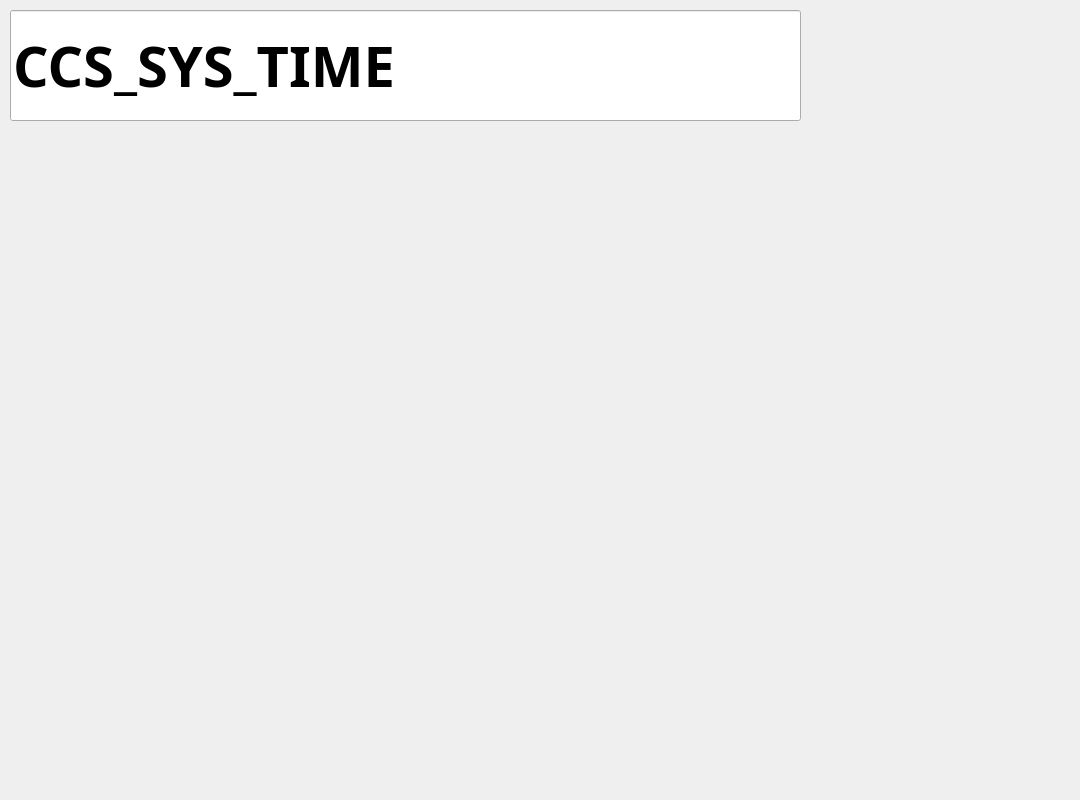
<ui version="4.0" >
 <class>Form</class>
 <widget class="QWidget" name="Form" >
  <property name="geometry" >
   <rect>
    <x>0</x>
    <y>0</y>
    <width>1080</width>
    <height>800</height>
   </rect>
  </property>
  <property name="sizePolicy" >
   <sizepolicy vsizetype="Preferred" hsizetype="Preferred" >
    <horstretch>0</horstretch>
    <verstretch>0</verstretch>
   </sizepolicy>
  </property>
  <property name="minimumSize" >
   <size>
    <width>900</width>
    <height>700</height>
   </size>
  </property>
  <property name="maximumSize" >
   <size>
    <width>1080</width>
    <height>800</height>
   </size>
  </property>
  <property name="palette" >
   <palette>
    <active>
     <colorrole role="WindowText" >
      <brush brushstyle="SolidPattern" >
       <color alpha="255" >
        <red>50</red>
        <green>50</green>
        <blue>50</blue>
       </color>
      </brush>
     </colorrole>
     <colorrole role="Shadow" >
      <brush brushstyle="SolidPattern" >
       <color alpha="255" >
        <red>150</red>
        <green>150</green>
        <blue>150</blue>
       </color>
      </brush>
     </colorrole>
    </active>
    <inactive>
     <colorrole role="WindowText" >
      <brush brushstyle="SolidPattern" >
       <color alpha="255" >
        <red>50</red>
        <green>50</green>
        <blue>50</blue>
       </color>
      </brush>
     </colorrole>
     <colorrole role="Shadow" >
      <brush brushstyle="SolidPattern" >
       <color alpha="255" >
        <red>150</red>
        <green>150</green>
        <blue>150</blue>
       </color>
      </brush>
     </colorrole>
    </inactive>
    <disabled>
     <colorrole role="WindowText" >
      <brush brushstyle="SolidPattern" >
       <color alpha="255" >
        <red>128</red>
        <green>128</green>
        <blue>128</blue>
       </color>
      </brush>
     </colorrole>
     <colorrole role="Shadow" >
      <brush brushstyle="SolidPattern" >
       <color alpha="255" >
        <red>150</red>
        <green>150</green>
        <blue>150</blue>
       </color>
      </brush>
     </colorrole>
    </disabled>
   </palette>
  </property>
  <property name="font" >
   <font>
    <pointsize>12</pointsize>
   </font>
  </property>
  <property name="windowTitle" >
   <string>Form</string>
  </property>
  <widget class="CALineEdit" name="caLineEdit_63" >
   <property name="geometry" >
    <rect>
     <x>10</x>
     <y>10</y>
     <width>791</width>
     <height>111</height>
    </rect>
   </property>
   <property name="sizePolicy" >
    <sizepolicy vsizetype="Preferred" hsizetype="Preferred" >
     <horstretch>0</horstretch>
     <verstretch>0</verstretch>
    </sizepolicy>
   </property>
   <property name="minimumSize" >
    <size>
     <width>0</width>
     <height>30</height>
    </size>
   </property>
   <property name="font" >
    <font>
     <family>Sans Serif</family>
     <pointsize>42</pointsize>
     <weight>75</weight>
     <bold>true</bold>
    </font>
   </property>
   <property name="text" >
    <string>CCS_SYS_TIME</string>
   </property>
   <property name="alignment" >
    <set>Qt::AlignLeading</set>
   </property>
   <property name="readOnly" >
    <bool>true</bool>
   </property>
   <property name="nuformat" stdset="0" >
    <enum>CALineEdit::String</enum>
   </property>
   <property name="control" >
    <bool>false</bool>
   </property>
   <property name="pvname" >
    <string>CCS_SYS_TIME</string>
   </property>
   <property name="dbrequest" stdset="0" >
    <enum>CALineEdit::DBRGSTR</enum>
   </property>
  </widget>
  <widget class="CAWclock" name="caWclock" >
   <property name="geometry" >
    <rect>
     <x>20</x>
     <y>140</y>
     <width>441</width>
     <height>81</height>
    </rect>
   </property>
   <property name="pvname" >
    <string>CCS_SYS_TIME</string>
   </property>
  </widget>
  <widget class="CAWclock" name="caWclock_2" >
   <property name="geometry" >
    <rect>
     <x>30</x>
     <y>260</y>
     <width>441</width>
     <height>81</height>
    </rect>
   </property>
   <property name="pvname" >
    <string>CCS_SYS_TIME</string>
   </property>
   <property name="tformat" >
    <enum>CAWclock::Time</enum>
   </property>
  </widget>
 </widget>
 <customwidgets>
  <customwidget>
   <class>CALineEdit</class>
   <extends>QLineEdit</extends>
   <header>caLineedit.h</header>
  </customwidget>
  <customwidget>
   <class>CAWclock</class>
   <extends>QLabel</extends>
   <header>caWclock.h</header>
  </customwidget>
 </customwidgets>
 <resources>
  <include location="../bin/application.qrc" />
 </resources>
 <connections/>
</ui>
